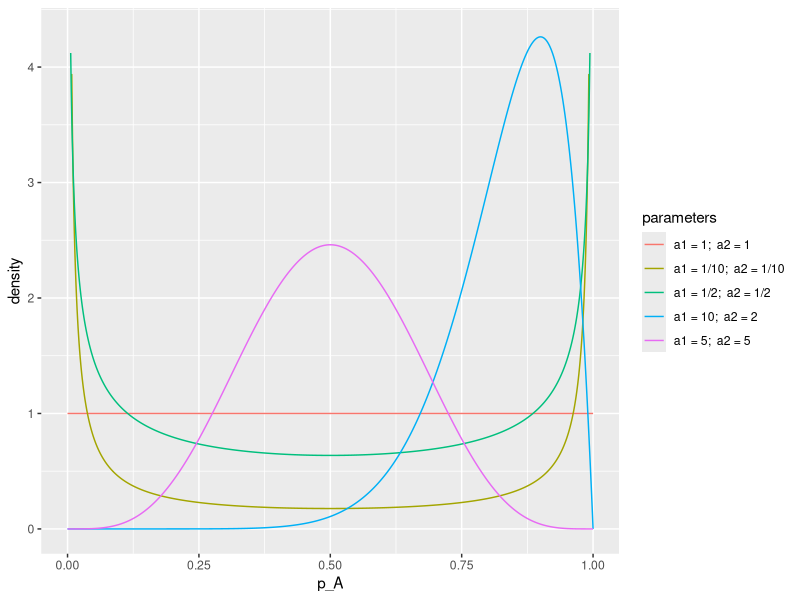
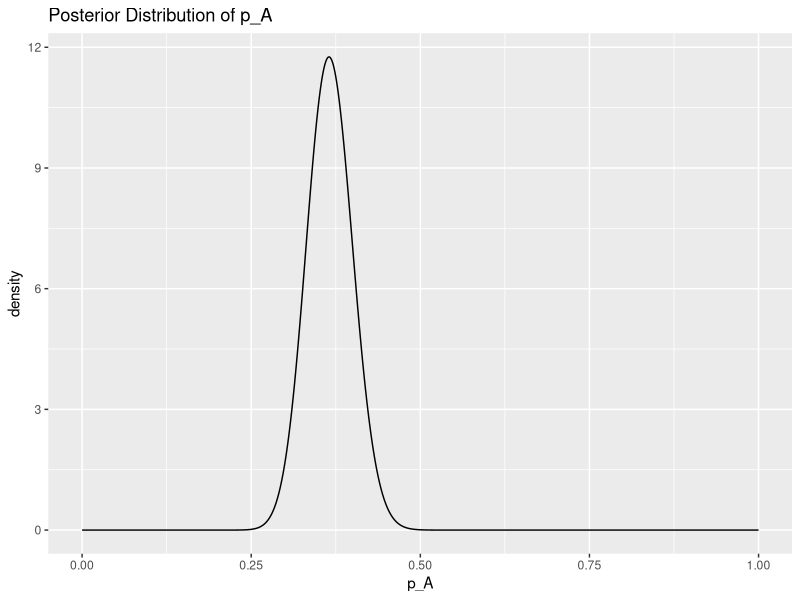
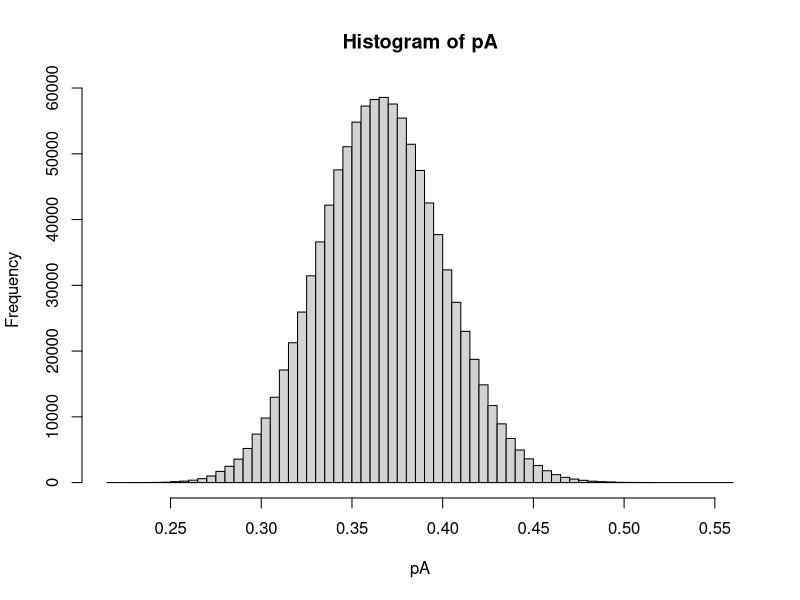
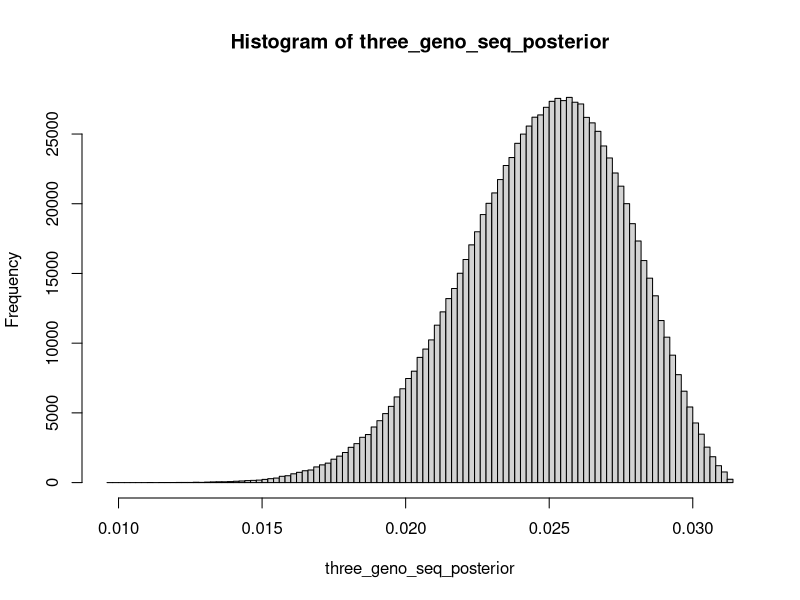
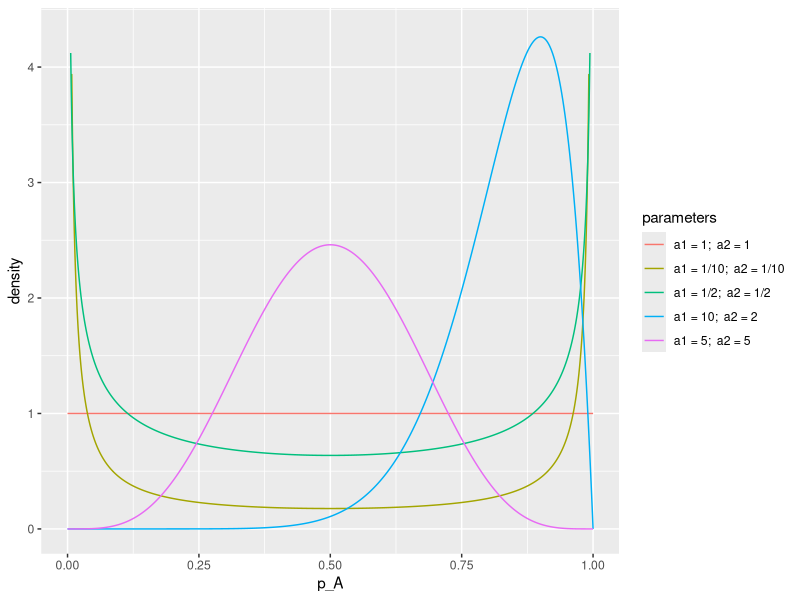
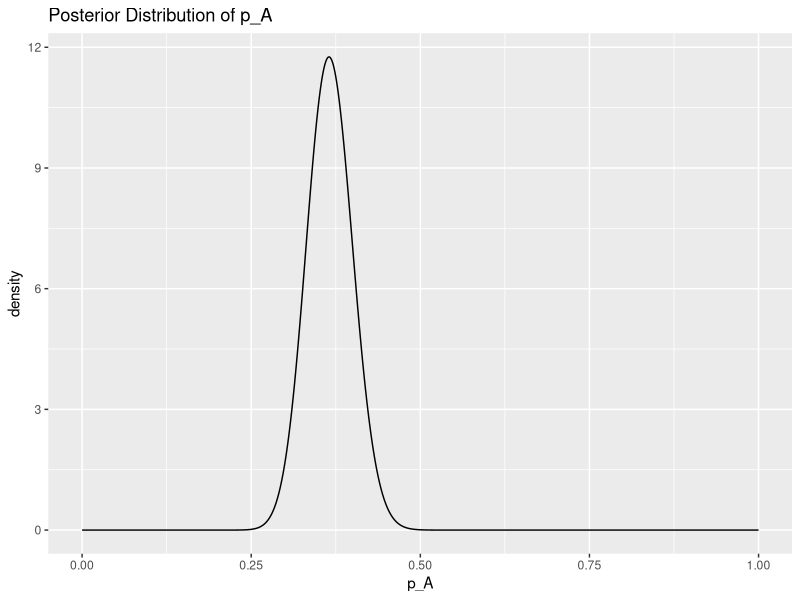

Source code (R) for these figures, in order:
## ---- chunk 1
library(tidyverse)
## ---- chunk 2
library(tidyverse)
xs <- seq(0,1, by = 0.001)
atib <- list(
  `a1 = 1/10;  a2 = 1/10` = tibble(p_A = xs, density = dbeta(xs, 0.1, 0.1)),
  `a1 = 1/2;  a2 = 1/2` = tibble(p_A = xs, density = dbeta(xs, 0.5, 0.5)),
  `a1 = 1;  a2 = 1` = tibble(p_A = xs, density = dbeta(xs, 1, 1)),
  `a1 = 5;  a2 = 5` = tibble(p_A = xs, density = dbeta(xs, 5, 5)),
  `a1 = 10;  a2 = 2` = tibble(p_A = xs, density = dbeta(xs, 10, 2))
) %>%
  bind_rows(.id = "parameters")

g <- ggplot(atib, aes(x = p_A, y = density, colour = parameters)) +
  geom_line() +
  ylim(0, 4.3)


ggsave(g, filename = "figures/beta_densities.pdf", width = 7, height = 5)

g
## ---- chunk 3
xs <- seq(0, 1, by = 0.001)
btib <- tibble(p_A = xs,
               density = dbeta(xs, 74, 128))
g <- ggplot(btib, aes(x = p_A, y = density)) +
  geom_line() +
  ggtitle("Posterior Distribution of p_A")


ggsave(g, filename = "figures/pa_posterior.pdf", width = 7, height = 5)

g
## ---- chunk 4
pA <- rbeta(n = 10^6, 74, 128)
## ---- chunk 5
pA[1:10]
## ---- chunk 6
hist(pA, breaks = 100)
## ---- chunk 7
mean(pA)
## ---- chunk 8
median(pA)
## ---- chunk 9
sd(pA)
## ---- chunk 10
quantile(pA, probs = c(0.05, 0.95))
## ---- chunk 11
three_geno_seq_posterior <- pA^2 * 2 * pA * (1 - pA) * (1 - pA)^2
## ---- chunk 12
hist(three_geno_seq_posterior, breaks = 100)
